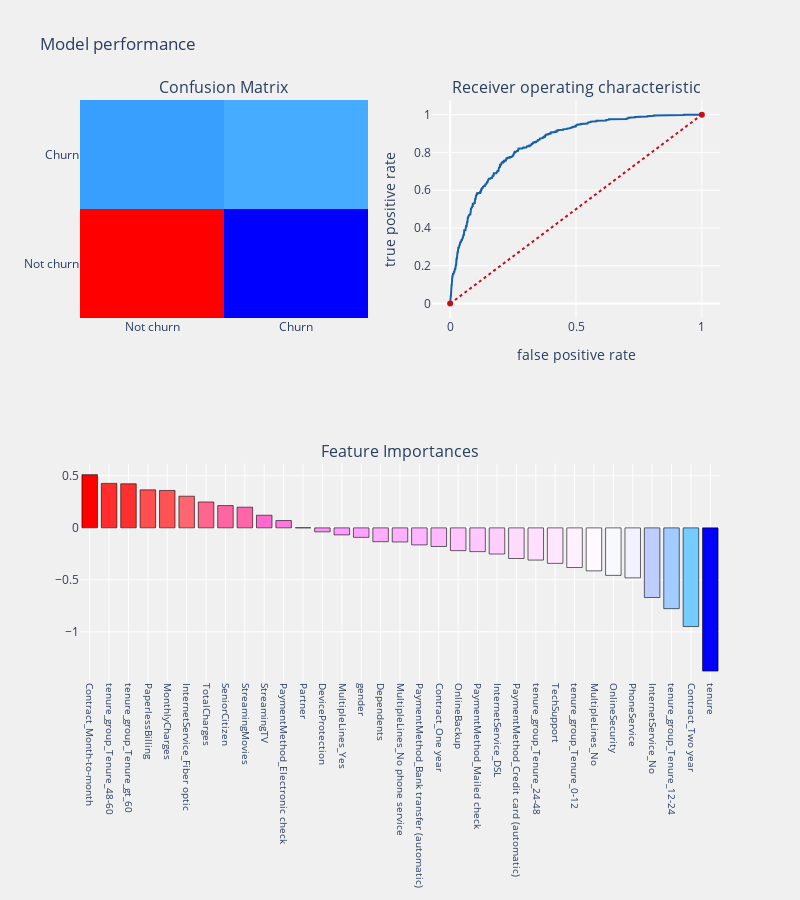

Notebook code for this chart:
### Code cell
#model building


#splitting train and test data 
train,test = train_test_split(df_data,test_size = .25 ,random_state = 111)
    
##seperating dependent and independent variables
cols    = [i for i in df_data.columns if i not in Id_col + target_col]
train_X = train[cols]
train_Y = train[target_col]
test_X  = test[cols]
test_Y  = test[target_col]

#Function attributes
#dataframe     - processed dataframe
#Algorithm     - Algorithm used 
#training_x    - predictor variables dataframe(training)
#testing_x     - predictor variables dataframe(testing)
#training_y    - target variable(training)
#training_y    - target variable(testing)
#cf - ["coefficients","features"](cooefficients for logistic 
                                 #regression,features for tree based models)

#threshold_plot - if True returns threshold plot for model
    
def churn_prediction(algorithm,training_x,testing_x,
                             training_y,testing_y,cols,cf,threshold_plot) :
    
    #model
    algorithm.fit(training_x,training_y)
    predictions   = algorithm.predict(testing_x)
    probabilities = algorithm.predict_proba(testing_x)
    #coeffs
    if   cf == "coefficients" :
        coefficients  = pd.DataFrame(algorithm.coef_.ravel())
    elif cf == "features" :
        coefficients  = pd.DataFrame(algorithm.feature_importances_)
        
    column_df     = pd.DataFrame(cols)
    coef_sumry    = (pd.merge(coefficients,column_df,left_index= True,
                              right_index= True, how = "left"))
    coef_sumry.columns = ["coefficients","features"]
    coef_sumry    = coef_sumry.sort_values(by = "coefficients",ascending = False)
    
    print (algorithm)
    print ("\n Classification report : \n",classification_report(testing_y,predictions))
    print ("Accuracy   Score : ",accuracy_score(testing_y,predictions))
    #confusion matrix
    conf_matrix = confusion_matrix(testing_y,predictions)
    #roc_auc_score
    model_roc_auc = roc_auc_score(testing_y,predictions) 
    print ("Area under curve : ",model_roc_auc,"\n")
    fpr,tpr,thresholds = roc_curve(testing_y,probabilities[:,1])
    
    #plot confusion matrix
    trace1 = go.Heatmap(z = conf_matrix ,
                        x = ["Not churn","Churn"],
                        y = ["Not churn","Churn"],
                        showscale  = False,colorscale = "Picnic",
                        name = "matrix")
    
    #plot roc curve
    trace2 = go.Scatter(x = fpr,y = tpr,
                        name = "Roc : " + str(model_roc_auc),
                        line = dict(color = ('rgb(22, 96, 167)'),width = 2))
    trace3 = go.Scatter(x = [0,1],y=[0,1],
                        line = dict(color = ('rgb(205, 12, 24)'),width = 2,
                        dash = 'dot'))
    
    #plot coeffs
    trace4 = go.Bar(x = coef_sumry["features"],y = coef_sumry["coefficients"],
                    name = "coefficients",
                    marker = dict(color = coef_sumry["coefficients"],
                                  colorscale = "Picnic",
                                  line = dict(width = .6,color = "black")))
    
    #subplots
    fig = tls.make_subplots(rows=2, cols=2, specs=[[{}, {}], [{'colspan': 2}, None]],
                            subplot_titles=('Confusion Matrix',
                                            'Receiver operating characteristic',
                                            'Feature Importances'))
    
    fig.append_trace(trace1,1,1)
    fig.append_trace(trace2,1,2)
    fig.append_trace(trace3,1,2)
    fig.append_trace(trace4,2,1)
    
    fig['layout'].update(showlegend=False, title="Model performance" ,
                         autosize = False,height = 900,width = 800,
                         plot_bgcolor = 'rgba(240,240,240, 0.95)',
                         paper_bgcolor = 'rgba(240,240,240, 0.95)',
                         margin = dict(b = 195))
    fig["layout"]["xaxis2"].update(dict(title = "false positive rate"))
    fig["layout"]["yaxis2"].update(dict(title = "true positive rate"))
    fig["layout"]["xaxis3"].update(dict(showgrid = True,tickfont = dict(size = 10),
                                        tickangle = 90))
    pyoff.iplot(fig)
    
    if threshold_plot == True : 
        visualizer = DiscriminationThreshold(algorithm)
        visualizer.fit(training_x,training_y.values.ravel())
        visualizer.poof()
        
logit  = LogisticRegression(C=1.0, class_weight=None, dual=False, fit_intercept=True,
          intercept_scaling=1, max_iter=100, multi_class='ovr', n_jobs=1,
          penalty='l2', random_state=None, solver='liblinear', tol=0.0001,
          verbose=0, warm_start=False)

churn_prediction(logit,train_X,test_X,train_Y,test_Y,
                         cols,"coefficients",threshold_plot = True)

### Figure 1 — Plotly figure (JSON) as saved in the notebook; plotly's stock layout.template omitted (floating-point values rounded to 4 significant figures; data arrays with more than 128 entries replaced by an {"elided": "..."} marker saying what was removed)
{"data": [{"colorscale": [[0, "rgb(0,0,255)"], [0.1, "rgb(51,153,255)"], [0.2, "rgb(102,204,255)"], [0.3, "rgb(153,204,255)"], [0.4, "rgb(204,204,255)"], [0.5, "rgb(255,255,255)"], [0.6, "rgb(255,204,255)"], [0.7, "rgb(255,153,255)"], [0.8, "rgb(255,102,204)"], [0.9, "rgb(255,102,102)"], [1, "rgb(255,0,0)"]], "name": "matrix", "showscale": false, "type": "heatmap", "x": ["Not churn", "Churn"], "xaxis": "x", "y": ["Not churn", "Churn"], "yaxis": "y", "z": [[1152, 116], [231, 259]]}, {"line": {"color": "rgb(22, 96, 167)", "width": 2}, "name": "Roc : 0.7185443893645785", "type": "scatter", "x": {"elided": "486 float values"}, "xaxis": "x2", "y": {"elided": "486 float values"}, "yaxis": "y2"}, {"line": {"color": "rgb(205, 12, 24)", "dash": "dot", "width": 2}, "type": "scatter", "x": [0, 1], "xaxis": "x2", "y": [0, 1], "yaxis": "y2"}, {"marker": {"color": [0.5118, 0.428, 0.424, 0.3656, 0.3599, 0.3048, 0.2493, 0.2143, 0.199, 0.1216, 0.07057, 0.001045, -0.03824, -0.0674, -0.09132, -0.1328, -0.1357, -0.1638, -0.179, -0.219, -0.2284, -0.2513, -0.2947, -0.3098, -0.3415, -0.3814, -0.4133, -0.457, -0.4807, -0.6698, -0.7771, -0.9492, -1.378], "colorscale": [[0, "rgb(0,0,255)"], [0.1, "rgb(51,153,255)"], [0.2, "rgb(102,204,255)"], [0.3, "rgb(153,204,255)"], [0.4, "rgb(204,204,255)"], [0.5, "rgb(255,255,255)"], [0.6, "rgb(255,204,255)"], [0.7, "rgb(255,153,255)"], [0.8, "rgb(255,102,204)"], [0.9, "rgb(255,102,102)"], [1, "rgb(255,0,0)"]], "line": {"color": "black", "width": 0.6}}, "name": "coefficients", "type": "bar", "x": ["Contract_Month-to-month", "tenure_group_Tenure_48-60", "tenure_group_Tenure_gt_60", "PaperlessBilling", "MonthlyCharges", "InternetService_Fiber optic", "TotalCharges", "SeniorCitizen", "StreamingMovies", "StreamingTV", "PaymentMethod_Electronic check", "Partner", "DeviceProtection", "MultipleLines_Yes", "gender", "Dependents", "MultipleLines_No phone service", "PaymentMethod_Bank transfer (automatic)", "Contract_One year", "OnlineBackup", "PaymentMethod_Mailed check", "InternetService_DSL", "PaymentMethod_Credit card (automatic)", "tenure_group_Tenure_24-48", "TechSupport", "tenure_group_Tenure_0-12", "MultipleLines_No", "OnlineSecurity", "PhoneService", "InternetService_No", "tenure_group_Tenure_12-24", "Contract_Two year", "tenure"], "xaxis": "x3", "y": [0.5118, 0.428, 0.424, 0.3656, 0.3599, 0.3048, 0.2493, 0.2143, 0.199, 0.1216, 0.07057, 0.001045, -0.03824, -0.0674, -0.09132, -0.1328, -0.1357, -0.1638, -0.179, -0.219, -0.2284, -0.2513, -0.2947, -0.3098, -0.3415, -0.3814, -0.4133, -0.457, -0.4807, -0.6698, -0.7771, -0.9492, -1.378], "yaxis": "y3"}], "layout": {"annotations": [{"font": {"size": 16}, "showarrow": false, "text": "Confusion Matrix", "x": 0.225, "xanchor": "center", "xref": "paper", "y": 1, "yanchor": "bottom", "yref": "paper"}, {"font": {"size": 16}, "showarrow": false, "text": "Receiver operating characteristic", "x": 0.775, "xanchor": "center", "xref": "paper", "y": 1, "yanchor": "bottom", "yref": "paper"}, {"font": {"size": 16}, "showarrow": false, "text": "Feature Importances", "x": 0.5, "xanchor": "center", "xref": "paper", "y": 0.375, "yanchor": "bottom", "yref": "paper"}], "autosize": false, "height": 900, "margin": {"b": 195}, "paper_bgcolor": "rgba(240,240,240, 0.95)", "plot_bgcolor": "rgba(240,240,240, 0.95)", "showlegend": false, "title": {"text": "Model performance"}, "width": 800, "xaxis": {"anchor": "y", "domain": [0, 0.45]}, "xaxis2": {"anchor": "y2", "domain": [0.55, 1], "title": {"text": "false positive rate"}}, "xaxis3": {"anchor": "y3", "domain": [0, 1], "showgrid": true, "tickangle": 90, "tickfont": {"size": 10}}, "yaxis": {"anchor": "x", "domain": [0.625, 1]}, "yaxis2": {"anchor": "x2", "domain": [0.625, 1], "title": {"text": "true positive rate"}}, "yaxis3": {"anchor": "x3", "domain": [0, 0.375]}}}
